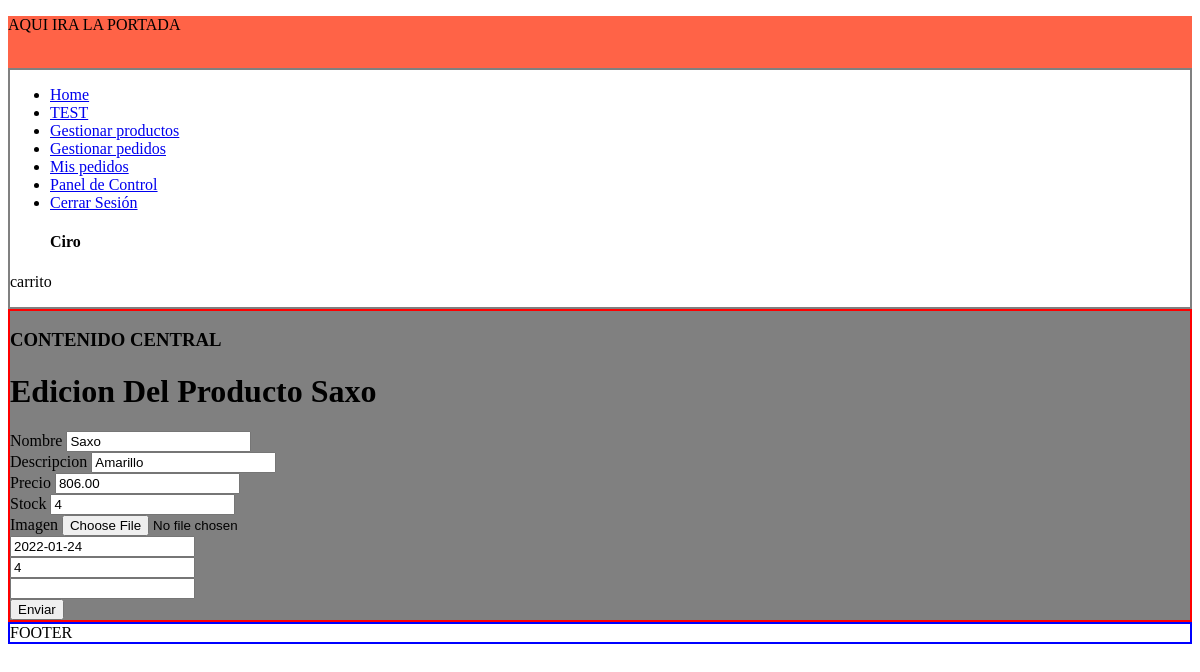
/?controller=Producto&action=editar&id=4 (signed in), run on the app's committed database.
### tables this page shows
CREATE TABLE productos(
  id    int(255) auto_increment not null,
  nombre  varchar(255) not null,
  descripcion text not null,
  precio	float(100, 2) not null,
  stock		int (255) not null,
  oferta	varchar(2),
  img       varchar(255),
  fecha		date not null,

  categoria_id int (255) not null,

  CONSTRAINT pk_productos PRIMARY KEY(id),
  CONSTRAINT fk_producto_categoria FOREIGN KEY(
    categoria_id
) REFERENCES categorias(id)

);

### config/db.php (called while the page is built)
<?php
class Database {
  public static function conectar() {
    $connection = new mysqli('mysql_db', 'root', 'root', 'tienda_boyar');
    $connection->query("SET NAMES 'utf8'");
    return $connection;
  }
}

### models/producto.php (called while the page is built, shortened)
<?php
class Producto {
  private $id;
	private $db;
	public function __construct() {
		$this->db = Database::conectar();
	}
  function getId() {
		return $this->id;
	}
	function setId($id) {
		$this->id = $id;
	}
  public function getOne() {
		$producto = $this->db->query("SELECT * FROM productos WHERE id ={$this->getId()}");
    return $producto->fetch_object();
	}
}

### views/producto/edicion.php (the view, shortened to what this page needs)
<?php if(isset($editar)): ?>
  <h1>Edicion Del Producto <?= $pro->nombre;?> </h1>
  <?php $url_action = base_url."?controller=Producto&action=actualizar&id=".$pro->id; ?>
<?php endif; ?>
<form action="<?=$url_action?>" method="post" enctype="multipart/form-data">
  <label for="nombre">Nombre</label>
  <input type="text" name="nombre" value="<?= isset($pro) && is_object($pro)? $pro->nombre: ""; ?>"><br>
  <label for="descripcion">Descripcion</label>
  <input type="text" name="descripcion" value="<?= isset($pro) && is_object($pro)? $pro->descripcion: ""; ?>"><br>
  <label for="precio">Precio</label>
  <input type="number" name="precio" value="<?= isset($pro) && is_object($pro)? $pro->precio: ""; ?>"><br>
  <label for="stock">Stock</label>
  <input type="number" name="stock" value="<?= isset($pro) && is_object($pro)? $pro->stock: ""; ?>"><br>
  <label for="img">Imagen</label>
  <input type="file" name="img" value="<?= isset($pro) && is_object($pro)? $pro->img: ""; ?>"><br>
  <input type="text" name="fecha" value="<?= isset($pro) && is_object($pro)? $pro->fecha: ""; ?>"><br>
  <input type="number" name="categoria" value="<?= isset($pro) && is_object($pro)? $pro->categoria_id: ""; ?>"><br>
  <input type="text" name="oferta" value="<?= isset($pro) && is_object($pro)? $pro->oferta: ""; ?>"><br>
  <input type="submit" name="" value="Enviar">
</form>

### data on the page
productos: nombre "Saxo", descripcion "Amarillo", precio "806.00", stock "4", fecha "2022-01-24", categoria "4"

### other printed values
$_SESSION['identity']->nombre "Ciro"
